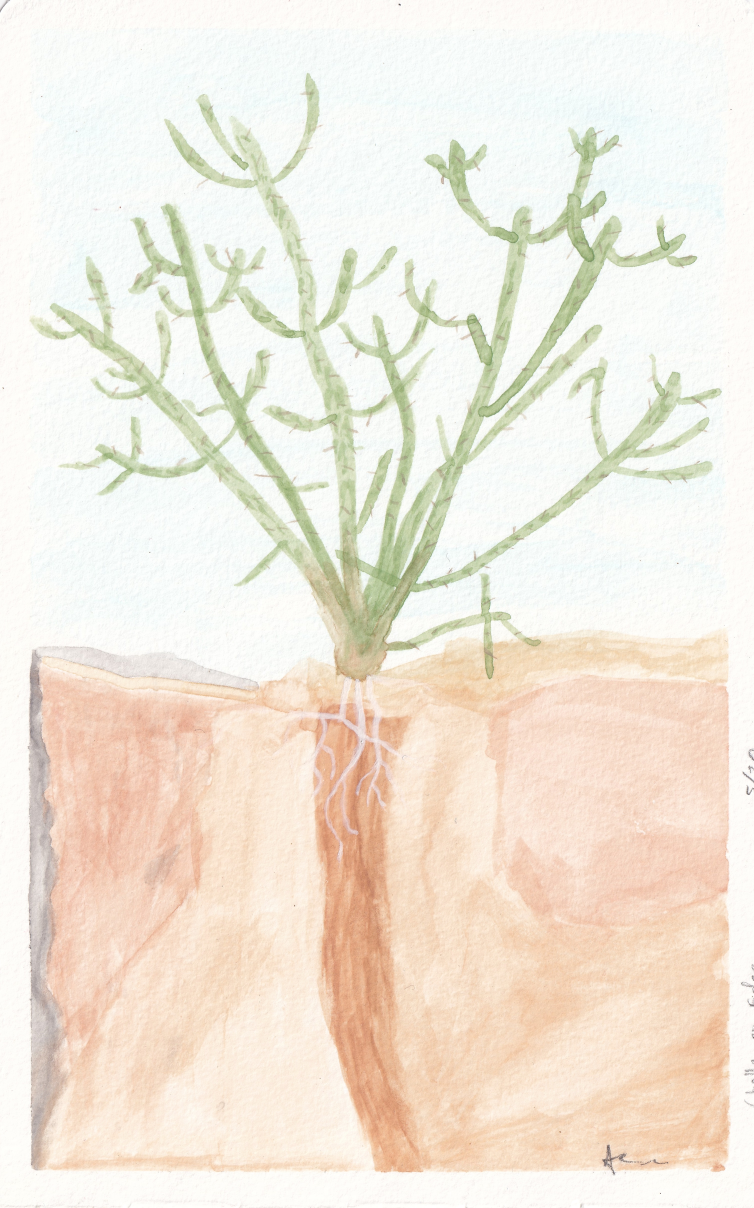
#> input picture docs/assets/Cholla on Edge.jpg, 3016 x 4832 px, found by its file name (shown at 1/4 size)
$ python ColorAgg.py
#> lines starting #> are read from the running program, lines starting #| are printed output that depends on the picture
import random
import sys
from math import log10, sqrt

import matplotlib.image as mpimg
import matplotlib.pyplot as plt
import numpy as np
from PIL import Image
from numpy.random import default_rng

fname = 'Documents/Art/Watercolor/Scans/Cholla on Edge.jpg'


def aggregate(filename, ax_agg, color_threshold=250, bins=10, percent_thresh=1e-10, seed=False):
    """
    Aggregate and plot by prominence the colors in the input image. Will print random seed used to generate plot.
    """
#> called with color_threshold = 250, bins = 15, percent_thresh = 1e-10, seed = False

    im_rgb = Image.open('/Users/nikitabogdanov/' + filename).convert('RGB')
#> im_rgb is the input picture: PIL image 3016x4832 RGB; mean R, G, B 241.7, 232.7, 219.4

    # Get colors, sort the list, and remove colors that are overly near to white.
    colors = im_rgb.getcolors(maxcolors=2000000)
#> colors = 69145 items
    try:
        colors = sorted(colors, key=lambda x: -x[0])
    except IndexError:
        print("ERROR in function '" + str(sys._getframe().f_code.co_name) +
              "'. Increase maxcolors to process this image.")
        return

    near_white = [c for c in colors
                  if c[1][0] > color_threshold and c[1][1] > color_threshold and c[1][2] > color_threshold]
#> near_white = 60 items
    removed = 0
    for c in near_white:
        colors.pop(colors.index(c))
        removed += 1
#> this loop made 60 passes
#> c on passes 1 to 12: (208950, (252, 254, 251)), (120409, (252, 254, 253)), (82358, (251, 253, 252)), (76146, (253, 253, 251)), (71263, (254, 254, 252)), (64509, (251, 255, 254)), (55254, (253, 255, 252)), (40078, (253, 255, 254)), (20747, (255, 255, 253)), (19401, (255, 255, 251)), (8240, (254, 253, 251)), (6988, (253, 253, 253))
#> after the loop, colors = 69085 items; removed = 60

    print(str(removed) + " colors near white removed.")
#| 60 colors near white removed.

    # Split colors into RGB and frequency
    rgb = [[c[1][i] / 255 for i in range(3)] for c in colors]
#> rgb = 69085 items
    freq = [c[0] for c in colors]
#> freq = 69085 items

    # Bin the colors
    hist, binedges = np.histogramdd(np.array(rgb), bins=bins, weights=freq)
#> binedges = 3 items

    # Create rectangles to represent colors
    if not seed:
        seed = random.randrange(sys.maxsize)
    print("'Aggregate' seed: " + str(seed))
    rg = default_rng(seed)
    plot_width = 50
    plot_height = plot_width
    for x, _ in enumerate(binedges[0][0:-1]):
        for y, _ in enumerate(binedges[1][0:-1]):
            for z, _ in enumerate(binedges[2][0:-1]):
                if hist[x, y, z] > hist.sum()*percent_thresh:

                    rect_x = rg.random() * plot_width - plot_width / 2
                    rect_y = rg.random() * plot_height - plot_height / 2
                    rect_w = 100 * log10(1 + sqrt(hist[x, y, z] / hist.sum()))
                    rect_h = rect_w

                    # Get the RGB values each bin represents, using the values the bins are centered on
                    c = (binedges[0][x] + 0.5 / bins, binedges[1][y] + 0.5 / bins, binedges[2][z] + 0.5 / bins)
                    ax_agg.add_patch(plt.Rectangle((rect_x, rect_y), rect_w, rect_h, color=c, alpha=.5))
#> this loop made 15 passes

    ax_agg.set_aspect('equal')
    ax_agg.set_xlim(auto=True)
    ax_agg.set_ylim(auto=True)
    ax_agg.plot()
    ax_agg.axis('off')


# [92 lines left out: functions small_factors, shuffle, image_shuffle, not called in this run]


# Setup plotting
fig = plt.figure()
# ax_img = plt.subplot(211)  # 211
ax_agg = plt.subplot(111)  # 223
# ax_shuffled = plt.subplot(111)  # 224

# Create aggregate and/or shuffled images
aggregate(fname, ax_agg=ax_agg, bins=15)
# image_shuffle(fname, ax_shuffled=ax_shuffled, r_div=40, c_div=25, total_shuffle=True)  # Portrait: r < c

#  Show the original
# image = plt.imread('/Users/nikitabogdanov/' + fname)
# ax_img.imshow(image, aspect='equal')
# ax_img.axis('off')

# Show plot
plt.show()
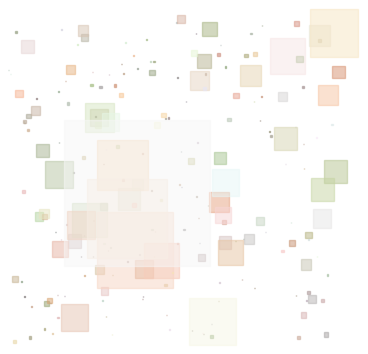
#> figure drawn by matplotlib, 1 panel
